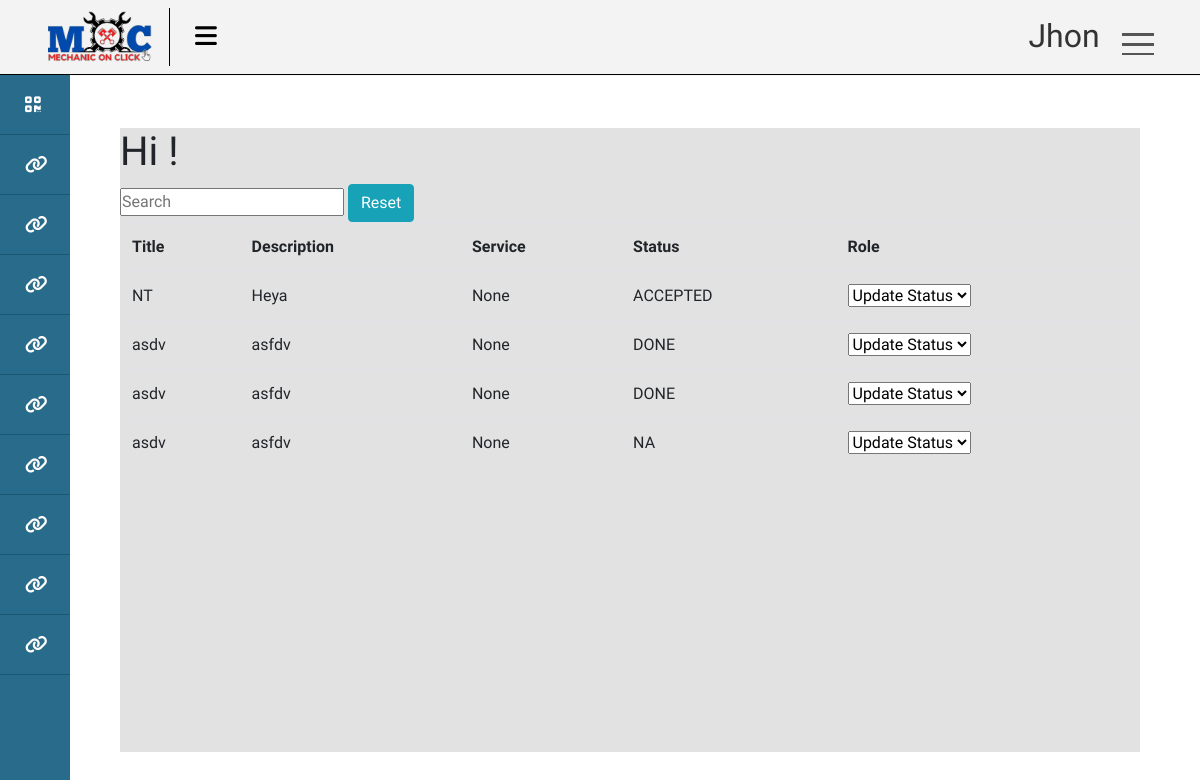
/tasks/employee/get (signed in), run on the app's committed database.
### account/models.py (models this page shows)
class User(AbstractUser):
    class Role(models.TextChoices):
        ADMIN = "ADMIN" , "Admin"
        CUSTOMER = 'CUSTOMER' , "Customer"
        EMPLOYEE = 'EMPLOYEE' , 'Employee'
        HR = 'HR' , 'Human Resource Manager'
        SM = 'SM' , 'Service Manager'
        SA = 'SA' , 'Service Advisor'
        NA = 'NA' , 'NA'
        BSM = 'BSM' , 'Body Shop Manager'
        BSA = 'BSA' , 'Body Shop Advisor'
        CRM = 'CRM' , 'Customer Relationship Manager'
        SPM = 'SPM' , 'Spare Part Manager'
        SPE = 'SPE' , 'Spare Part Executive'
        AM  = 'AM' , 'Account Manager'
    phone = models.CharField(max_length=13,unique=True , null=True , blank=True)
    role = models.CharField(max_length=50 , choices=Role.choices ,default= Role.CUSTOMER)
    is_active = models.BooleanField(default=False)

### ERP/models.py (models this page shows, shortened)
class Task(models.Model):
    title = models.CharField(max_length=50 )
    description = models.CharField(max_length=200)
    services = models.ForeignKey(Service , null=True , blank= True , on_delete=models.SET_NULL)
    employee = models.ForeignKey(Employee , null=True , blank=True , on_delete=models.SET_NULL)
    date = models.DateField(default= datetime.date.today)
    center = models.ForeignKey(Center , on_delete=models.CASCADE)
    class TaskStatus(models.TextChoices):
        NA = 'NA' , 'NA'
        ACCEPTED = 'ACCEPTED' , 'ACCEPTED'
        REJECTED = 'REJECTED' , 'REJECTED'
        DONE = 'DONE' , 'DONE'
        PENDING = 'PENDING' , 'PENDING'
        FAILED = 'FAILED' , 'FAILED'
    status = models.CharField(max_length=50 , choices=TaskStatus.choices ,default= TaskStatus.NA)

### ERP/views.py (the view)
# urls.py: path('tasks/employee/get', employee_tasks , name ='employee_tasks'),
@login_required(login_url= 'login_page')
def employee_tasks(request):
    employee = Employee.objects.get(user = request.user)
    tasks = Task.objects.filter(employee = employee)
    context = {'tasks' : tasks}
    return render(request , 'ERP/HR/Task/emp_page.html' , context)

### templates/ERP/HR/Task/emp_page.html (shortened to what this page needs)
{% extends 'ERP/base.html' %}
{% load static %}
{% block content %}
<h1>Hi  !</h1>
{% include 'ERP/search_widget.html' %}
<table id="myTable" class = 'table'>
    <tr>
        <th>Title</th>
        <th>Description</th>
        <th>Service</th>
        <th>Status</th>
        <th>Role</th>
        </tr>
        {% for task in tasks %}
        <tr>
            <td> {{task.title}}  </td>
            <td>{{task.description}}</td>
            <td> {{task.services}}  </td>
            <td>{{task.status}}</td>
            <td>
                <select class="round" name="status" hx-get="{% url 'update_task_status' task.id %}" hx-trigger="change" hx-target="#statustab" >
                    <option selected>Update Status</option>
                </select>
            </td>
        </tr>
        {% endfor %}
        </table>
        {% endblock %}

### templates/ERP/base.html (shortened to what this page needs)
{% load static %}
<!DOCTYPE html>
<html lang="en">
<head>
   <link rel="stylesheet" href="{% static 'css/dashboard.css' %}">
   <link rel="stylesheet" href="https://cdn.jsdelivr.net/npm/bootstrap@4.0.0/dist/css/bootstrap.min.css">
 </head>
</head>
<body>
<div id="main">
 <div class="wrapper hover_collapse">
	<div class="top_navbar">
		<div class="logo"><img src="{% static 'img/MoC.png' %}" alt=""></div>
		<div class="menu">
			<div class="hamburger">
				<i class="fas fa-bars"></i>
			</div>
		</div>
	</div>
    <div class="navigation">
		<div class="userBx">
			<p class="username">{{request.user}}</p>
		</div>
		<div class="menuToggle"></div>
      <ul class="menu2">
	  </ul>
	</div>
	{% include 'ERP/dashboard/main_dash.html' %}
	<div class="box">
        {% block content %}
        {% endblock %}
	</div>
</div>
</div>
</body>
</html>

### static/css/dashboard.css (style rules this page uses)
* { font-family: "Baloo Paaji 2", cursive; margin: 0; padding: 0; box-sizing: border-box; list-style: none; text-decoration: none; }
body { background: #ffffff; }
#main { width:100%; height:100%; background-color: salmon; }
.top_navbar { position: fixed; top: 0; left: 0; width: 100%; height: 75px; background: #f3f3f3; box-shadow: 1px 0 2px rgba(0, 0, 0, 0.125); display: flex; align-items: center; border-bottom: 1px solid #000000; }
.top_navbar .logo { width: 170px; padding: 0px 45px; color: white; border-right: 1px solid #000000; }
.top_navbar > .logo > img { width: 110px; }
.top_navbar .menu { width: calc(50% - 250px); padding: 0 25px; display: flex; justify-content: space-between; align-items: center; }
.top_navbar .hamburger { font-size: 25px; cursor: pointer; color: rgb(0, 0, 0); }
.navigation { position: absolute; top: 0px; top: 14px; right: 32px; width: 160px; height: 69px; display: flex; justify-content: space-between; transition: height 0.5s, width 0.5s; overflow: hidden; z-index: 9999; border-radius: 25px; }
.navigation .userBx { position: relative; width: 60px; height: 60px; display: flex; margin-left: 12%; display: flex; align-items: center; justify-content: space-evenly; transition: 0.5s; transition-delay: 0.5s; }
.navigation .userBx .username { white-space: nowrap; text-overflow: hidden; margin-left: 2%; color: #333; font-size: 32px; }
.navigation .menuToggle { position: relative; width: 60px; height: 60px; cursor: pointer; display: flex; justify-content: center; align-items: center; }
.navigation .menuToggle::before { content: ""; position: absolute; width: 32px; height: 3px; background-color: #555; transform: translateY(-10px); box-shadow: 0 10px #555; transition: 0.5s; }
.navigation .menuToggle::after { content: ""; position: absolute; width: 32px; height: 2px; background-color: #555; transform: translateY(10px); transition: 0.5s; }
.menu2 { position: absolute; width: 100%; height: calc(100%-60px); margin-top: 60px; padding: 20px; border-top: 1px solid black; }
#main .box { position: fixed; width: 85%; height: 78%; background-color: #e2e2e2; position: absolute; right:5%; bottom: 6%; }

### data on the page
User: user "Jhon"
Task: title "NT", description "Heya", services "None", status "ACCEPTED", status "Update Status"
Task: title "asdv", description "asfdv", services "None", status "DONE", status "Update Status"
Task: title "asdv", description "asfdv", services "None", status "DONE", status "Update Status"
Task: title "asdv", description "asfdv", services "None", status "NA", status "Update Status"
